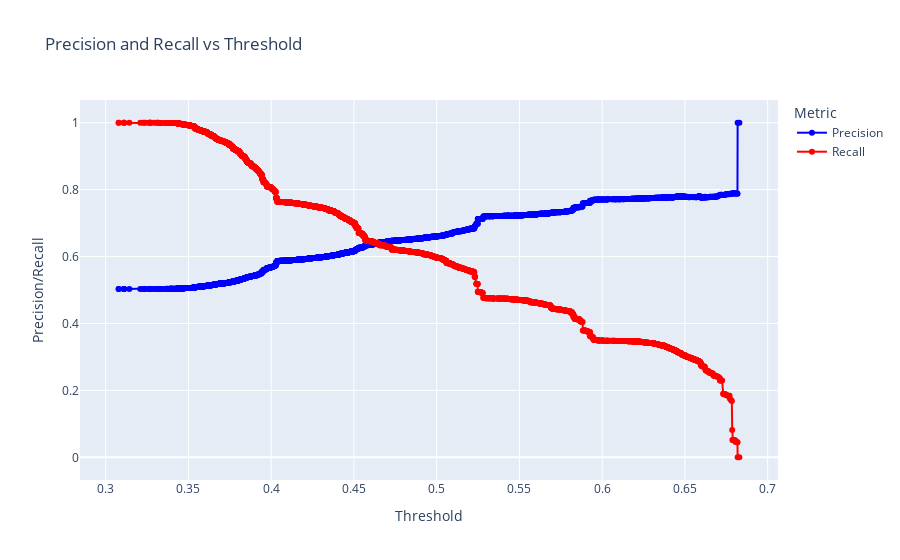

Notebook code for this chart:
### Code cell
# visualizing precision and recall
fig = go.Figure()

fig.add_trace(go.Scatter(x=thresholds, y=precision, mode='lines+markers', name='Precision', line=dict(color='blue')))

fig.add_trace(go.Scatter(x=thresholds, y=recall, mode='lines+markers', name='Recall', line=dict(color='red')))

fig.update_layout(
    title='Precision and Recall vs Threshold',
    xaxis_title='Threshold',
    yaxis_title='Precision/Recall',
    legend_title='Metric'
)

fig.show()

### Figure 1 — Plotly figure (JSON) as saved in the notebook; plotly's stock layout.template omitted (floating-point values rounded to 4 significant figures; data arrays with more than 128 entries replaced by an {"elided": "..."} marker saying what was removed)
{"data": [{"line": {"color": "blue"}, "mode": "lines+markers", "name": "Precision", "type": "scatter", "x": {"elided": "3651 float values"}, "y": {"elided": "3652 float values"}}, {"line": {"color": "red"}, "mode": "lines+markers", "name": "Recall", "type": "scatter", "x": {"elided": "3651 float values"}, "y": {"elided": "3652 float values"}}], "layout": {"legend": {"title": {"text": "Metric"}}, "title": {"text": "Precision and Recall vs Threshold"}, "xaxis": {"title": {"text": "Threshold"}}, "yaxis": {"title": {"text": "Precision/Recall"}}}}
